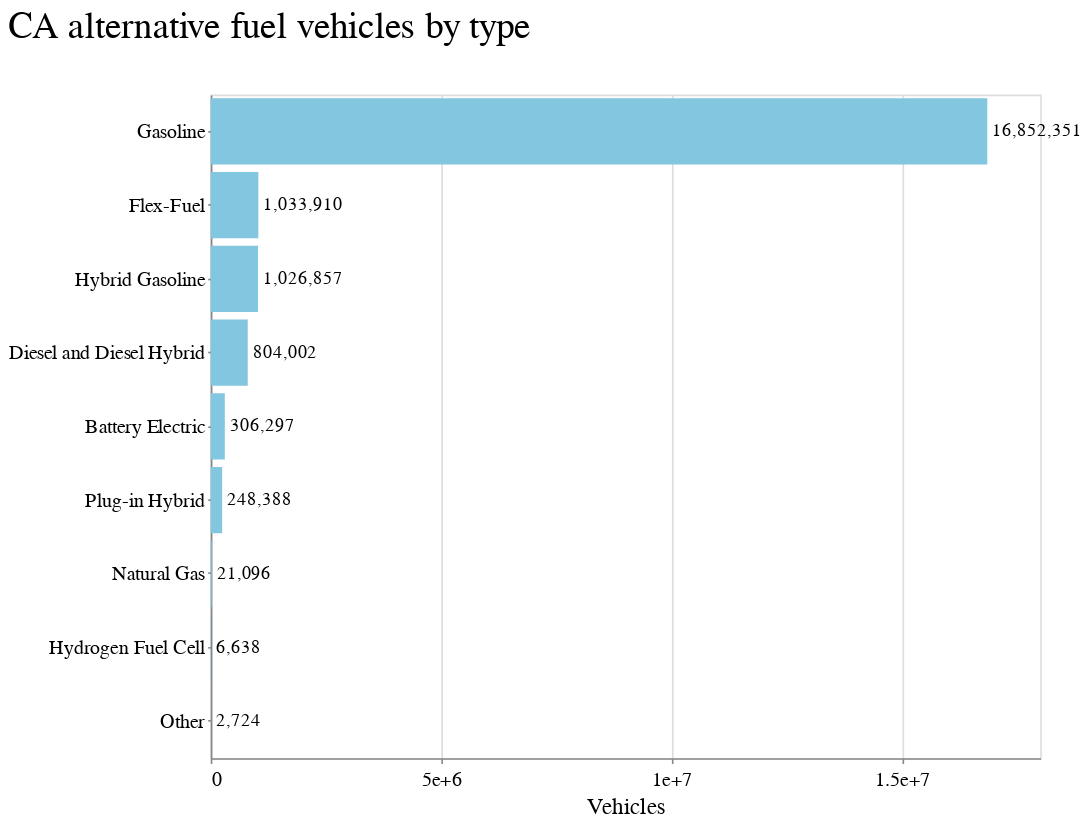

Notebook code cell kept with this figure:
### Markdown cell above
# Chart the fuel type counts

### Code cell
chart_fuels = alt.Chart(fuel).mark_bar().encode(
    y=alt.Y('fuel:N', title=' ',
        sort=alt.EncodingSortField(
            field="vehicles",  # The field to use for the sort
            op="sum",  # The operation to run on the field prior to sorting
            order="descending"  # The order to sort in
        ), axis=alt.Axis(format='', tickCount=5)),
    x=alt.X("sum(vehicles):Q", title="Vehicles", axis=alt.Axis(format='', tickCount=5))
)

chart_fuels_text = chart_fuels.mark_text(
    align='left',
    baseline='middle',
    dx=3  # Nudges text to right so it doesn't appear on top of the bar
).encode(text=alt.Text('sum(vehicles)', format=',')
)


(chart_fuels + chart_fuels_text)\
.properties(height=400, width=500, title='CA alternative fuel vehicles by type')

### Figure 1 — Vega-Lite specification as saved in the notebook (floating-point values rounded to 4 significant figures)
{"config": {"view": {"width": 800, "height": 450}, "background": "#ffffff", "title": {"anchor": "start", "font": "BentonGothic-Bold, sans", "fontColor": "#000000", "fontSize": 22, "fontWeight": "normal"}, "arc": {"fill": "#82c6df"}, "area": {"fill": "#82c6df"}, "line": {"stroke": "#82c6df", "strokeWidth": 3}, "path": {"stroke": "#82c6df"}, "rect": {"fill": "#82c6df"}, "shape": {"stroke": "#82c6df"}, "bar": {"fill": "#82c6df"}, "point": {"stroke": "#82c6df"}, "symbol": {"fill": "#82c6df", "size": 30}, "axis": {"titleFont": "BentonGothic-Bold, sans", "titleFontSize": 14, "titleFontWeight": "normal", "labelFont": "BentonGothic, sans", "labelFontSize": 12, "labelFontWeight": "normal"}, "axisX": {"labelAngle": 0, "labelPadding": 4, "tickSize": 3}, "axisY": {"labelBaseline": "middle", "maxExtent": 45, "minExtent": 45, "tickSize": 2, "titleAlign": "left", "titleAngle": 0, "titleX": -45, "titleY": -11}, "legend": {"titleFont": "BentonGothic-Bold, sans", "titleFontSize": 14, "titleFontWeight": "normal", "symbolType": "square", "labelFont": "BentonGothic, sans", "labelFontSize": 13}, "range": {"category": ["#3580b1", "#ec8431", "#ab7fb4", "#c89d29", "#adc839", "#829eb1"], "diverging": ["#e68a4f", "#f4bb6a", "#f9e39c", "#dadfe2", "#a6b7c6", "#849eae"], "heatmap": ["#fbf2c7", "#f9e39c", "#f8d36e", "#f4bb6a", "#e68a4f", "#d15a40", "#ab4232"], "ordinal": ["#fbf2c7", "#f9e39c", "#f8d36e", "#f4bb6a", "#e68a4f", "#d15a40", "#ab4232"], "ramp": ["#fbf2c7", "#f9e39c", "#f8d36e", "#f4bb6a", "#e68a4f", "#d15a40", "#ab4232"]}}, "layer": [{"mark": "bar", "encoding": {"x": {"type": "quantitative", "aggregate": "sum", "axis": {"format": "", "tickCount": 5}, "field": "vehicles", "title": "Vehicles"}, "y": {"type": "nominal", "axis": {"format": "", "tickCount": 5}, "field": "fuel", "sort": {"field": "vehicles", "op": "sum", "order": "descending"}, "title": " "}}}, {"mark": {"type": "text", "align": "left", "baseline": "middle", "dx": 3}, "encoding": {"text": {"type": "quantitative", "aggregate": "sum", "field": "vehicles", "format": ","}, "x": {"type": "quantitative", "aggregate": "sum", "axis": {"format": "", "tickCount": 5}, "field": "vehicles", "title": "Vehicles"}, "y": {"type": "nominal", "axis": {"format": "", "tickCount": 5}, "field": "fuel", "sort": {"field": "vehicles", "op": "sum", "order": "descending"}, "title": " "}}}], "data": {"name": "data-3838ab4e14b02cf7dc6c8039881bb2a1"}, "height": 400, "title": "CA alternative fuel vehicles by type", "width": 500, "$schema": "https://vega.github.io/schema/vega-lite/v4.8.1.json", "datasets": {"data-3838ab4e14b02cf7dc6c8039881bb2a1": [{"fuel": "Battery Electric", "vehicles": 306297}, {"fuel": "Diesel and Diesel Hybrid", "vehicles": 804002}, {"fuel": "Flex-Fuel", "vehicles": 1033910}, {"fuel": "Gasoline", "vehicles": 16852351}, {"fuel": "Hybrid Gasoline", "vehicles": 1026857}, {"fuel": "Hydrogen Fuel Cell", "vehicles": 6638}, {"fuel": "Natural Gas", "vehicles": 21096}, {"fuel": "Other", "vehicles": 2724}, {"fuel": "Plug-in Hybrid", "vehicles": 248388}]}}
